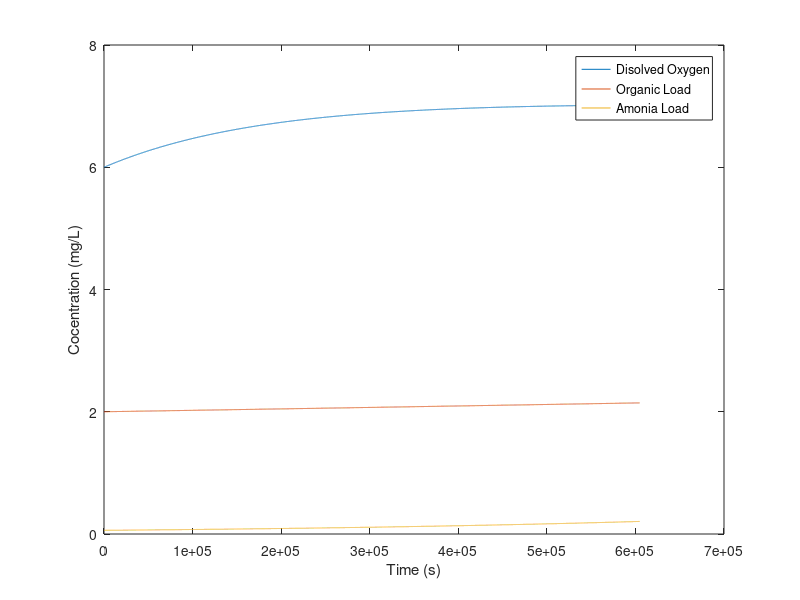

Source code (MATLAB):
%
% PONTIFICIA UNIVERSIDAD JAVERIANA
% EPM-PUJ
% Sergio Castiblanco
% Understanding Waqtel modules
%
%%%%%%%%%%%%
% O2 MODULE
%%%%%%%%%%%%

% Variables
%
% O2 --> Disolved oxygen (mgO2/L)
% L  --> Organic Load (mgO2/L)
% NH4--> Amonia Load (mgH4/L)
%
% Formulation
%
% dL/dt = -k1*L
%
% dNH4/dt = -k4*NH4
%
% dO2/dt = k2(Cs - O2) - k1*L -k4*NH4 + P - R - BEN/h
%
% CONSTANTS DESCRIPTION
%
% k2 = Reaeration process constant (d^-1)
%         type of watercourse                     Interval ofk2(d−1) at 20◦C
%         Small ponds and backwaters              0.10-0.23
%         Sluggish streams and large lakes        0.23-0.35
%         Large streams of low flow velocity      0.35-0.46
%         Large streams of normal flow velocity   0.46-0.69
%         Swift streams                           0.69-1.15
%         Rapids and waterfalls                   > 1.15
%
%         k2 = 5.23*U*h^−1.67                         (Tennessee Valley Authority)
%         k2 = 5.33*U^0.67*h^−1.85                    (Owens et al.)
%         k2 = 0.746*U^2.695*h^−3.085*J^−0.823        (Churchill et al.)
%         k2 = 3.9*U^0.5*h^−1.5                       (O′Connor and Dobbins)
%
%       U = velocity magnitude (m/s); h = water depth (m)
%       J = Energy slope (m)
%
%       *O'Connor and Dobbins formula has the best results for shallow
%       rivers
%
%   %Correction by temperature
%
%       k2= [k2]*(1.0241)^(T−20)  ; with T in Celsius
%
% Cs = Oxygen concentration at saturation in water (mgO2/L)
%       Typical value of 9.0 (mgO2/L) at 20°C
%
%       %Elmore and Hayes formula
%       Cs= 14.652 − 0.41022*T + 0.007991*T^2 − 7.7774*10^(−5)*T^3
%
%       %Montgomery formula
%       Cs = 468 / (31.6 * T)
%
%       With T in Celsius
%
% k1 = Kinetic degradation constant of the organic load (d^-1)
% 
% k4 = Kinetic constant of nitrification (d^-1)
%
% P = Photosyntesis production of oxygen (mgO2/d/l)
%
% R = Plant respiration (mgO2/d/l)
%
% BEN = Bhentic demand (gO2/m2/d)
%
%   %Correction by temperature
%
%       BEN = [BEN]*(1.065)^(T−20)
%
% Typical values at 20°C
%
%         Bottom type                             Typical value ofBEN(gO2/m2/d) at 20◦C
%         Filamentous bacteria (10 g/m2)          7
%         Mud from waste water, near to release   4
%         Mud from waste water, far from release  1.5
%         Estuarine silt                          1.5
%         Sand                                    0.5
%         Mineral soil                            0.007
%

%%%%%%%%%%%%%%%%%%%%%%%
% TOY MODEL
%%%%%%%%%%%%%%%%%%%%%%%

% Typical values of velocity(m/s), water depth(m) and temperature(°C)
U = 0.8;
H = 4.0;
T = 25;

% k2 (d^-1) % O'Connor and Dobbins formula
k2 = 3.9*U^0.5*H^(-1.5);
k2= k2*(1.0241)^(T-20);

% Cs, Oxygen concentration at saturation (mgO2/L) % Elmore and Hayes formula
Cs = 14.652 - 0.41022*T + 0.007991*(T^2) - 7.7774e-5*(T^3);

% k1 (d^-1) % Kinetic degradation constant of the organic load L
% Proemdio estación puente autopista / Rio Negro / Paper anexo
% k1 = (0.078 + 0.085 + 0.154 + 0.039)/4;
k1 = 0.01;

% k4 (d^-1) % Kinetic constant of nitrification
k4 = 0.176;       %Paper cienaga grande

% P Photosyntesis production of oxygen (mgO2/d/l) %
P = 0.02;

% R Plant respiration (mgO2/d/l) %
R = 0.01;

% BEN, Bhentic demand (gO2/m2/d) %
BEN = 1.5;
BEN = BEN*(1.065)^(T-20);


%%%% INITIAL VALUES %%%%
O2o = 6.0;      %Oxígeno disuelto (mgO2/L)
Lo = 2.0;        %Carga orgáica (mgO2/L)
NH4o = 0.06;     %Nitrógeno amoniacal (mgH4/L)

%Tiempo
to = 0;               %segundos
tf = 86400*7;         %segundos
dt = 60;              %segundos
time = to:dt:tf;
tsteps = length(time);

%Storage of results
RES = zeros(tsteps,3);
j=1;
RES(j,1) = O2o;
RES(j,2) = Lo;
RES(j,3) = NH4o;

%Loop temporal
for t = to+dt:dt:tf
    
    %RIGHT HAND SIDES
    
    % Organic Load
    Lrhs = (1/86400)*k1*Lo;

    % Amonia Load
    NH4rhs = (1/86400)*k4*NH4o;
    
    % Disolved oxygen
    O2rhs = (1/86400)*(k2*(Cs - O2o) - k1*Lo - k4*NH4o + P - R - (BEN/H));

    %%%% Advancing in time
    Lo = Lo + Lrhs*dt;
    NH4o = NH4o + NH4rhs*dt;
    O2o = O2o + O2rhs*dt;
    
    %Storage of results
    j=j+1;
    RES(j,1) = O2o;
    RES(j,2) = Lo;
    RES(j,3) = NH4o;
    
end
    
plot(time,RES(:,1:3))
xlabel('Time (s)')
ylabel('Cocentration (mg/L)')
legend('Disolved Oxygen','Organic Load','Amonia Load','Location','Northeast')












